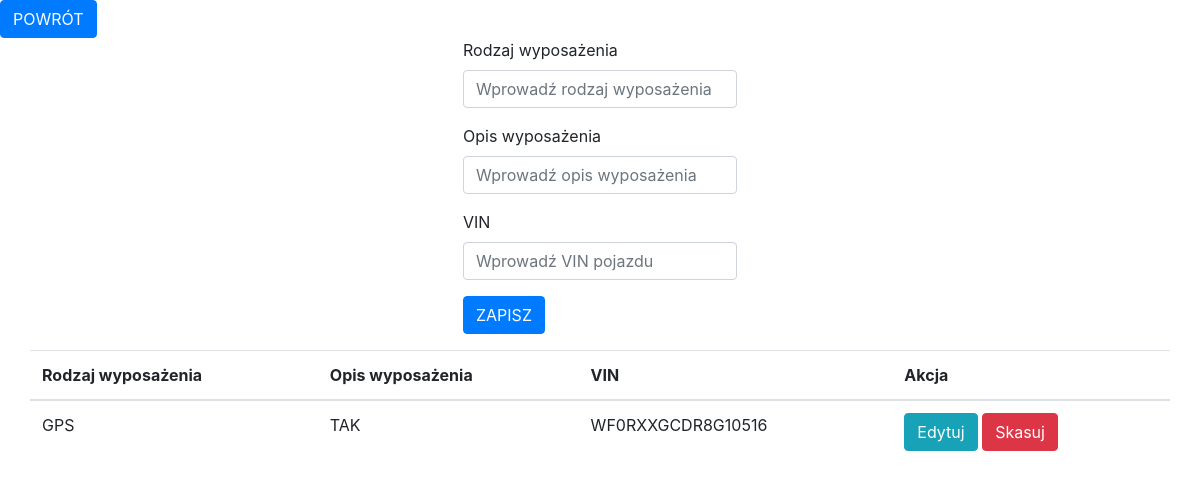
/Aplikacja/wyposazenie.php, run on an earlier commit of the app's database.
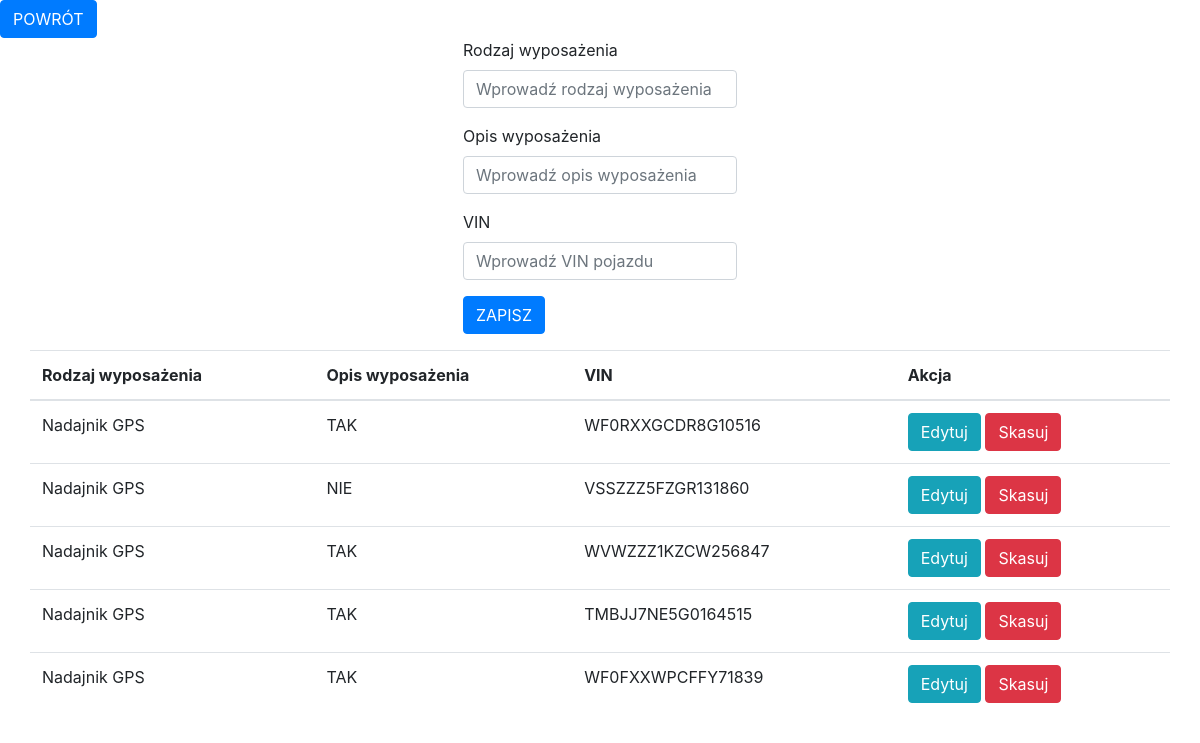
And on a later commit of the database.
### tables this page shows
CREATE TABLE `wyposazenie` (
  `rodzaj_wypos` varchar(20),
  `opis_wypos` varchar(20),
  `vin_auto` varchar(17),
  KEY `vin_dla_auta`(`vin_auto`),
  CONSTRAINT `wypos_auta_1` FOREIGN KEY (`vin_auto`) REFERENCES `samochod` (`vin`) ON UPDATE CASCADE
) DEFAULT CHARSET=utf8;

### Aplikacja/wyposazenie-przetwarzanie.php (called while the page is built, shortened)
<?php
$rodzaj_wypos = '';
$opis_wypos = '';
$vin_auto = '';
$update = false;
?>

### Aplikacja/wyposazenie.php (the view, shortened to what this page needs)
<!doctype html>
<html>
	<head>
		<link rel="stylesheet" href="https://stackpath.bootstrapcdn.com/bootstrap/4.5.0/css/bootstrap.min.css">
		</head>
	<body>
		<?php require_once 'wyposazenie-przetwarzanie.php';?>
		<a href="index.php" class="btn btn-primary">POWRÓT</a>
		<div class="row justify-content-center">
		<form action="wyposazenie-przetwarzanie.php" method="POST">
			<div class="form-group">
			<label>Rodzaj wyposażenia</label>
			<input type="text" name="rodzaj_wypos" class="form-control"
				   value="<?php echo $rodzaj_wypos; ?>" placeholder="Wprowadź rodzaj wyposażenia">
			</div>
			<div class="form-group">
			<label>Opis wyposażenia</label>
			<input type="text" name="opis_wypos" class="form-control"
				   value="<?php echo $opis_wypos; ?>" placeholder="Wprowadź opis wyposażenia">
			</div>
			<div class="form-group">
			<label>VIN</label>
			<input type="text" name="vin_auto" class="form-control"
				   value="<?php echo $vin_auto; ?>" placeholder="Wprowadź VIN pojazdu">
			</div>
			<div class="form-group">
			<?php
			if  ($update == true):
			?>
				<button type="submit" class="btn btn-info" name="edytuj">EDYTUJ</button>
			<?php
			else:
			?>
				<button type="submit" class="btn btn-primary" name="zapisz">ZAPISZ</button>
			<?php
			endif;
			?>
			</div>
		</form>
		</div>
		<div class="container">
		<?php
			$link = new mysqli("localhost", "kmindowicz", "xeefae7Ohth7", "kmindowicz_projekt") or
			die(mysqli_error($link));
			$link->query("SET NAMES 'utf8'");
			$link->query("SET CHARACTER SET utf8");
			$link->query("SET SESSION collation_connection = 'utf8_unicode_ci'");
			$tabela = $link->query("SELECT * from wyposazenie") or die($link->error);
		?>
		<div class="row justify-content-center">
			<table class="table">
				<thead>
					<tr>
						<th>Rodzaj wyposażenia</th>
						<th>Opis wyposażenia</th>
						<th>VIN</th>
						<th colspan="2">Akcja</th>
					</tr>
				</thead>
				<?php
					while($rzad = $tabela->fetch_assoc()):
				?>
				<tr>
					<td><?php echo $rzad['rodzaj_wypos']; ?></td>
					<td><?php echo $rzad['opis_wypos']; ?></td>
					<td><?php echo $rzad['vin_auto']; ?></td>
					<td>
						<a href="wyposazenie.php?edit=<?php echo $rzad['id_wyposazenia']; ?>"
						   class="btn btn-info">Edytuj</a>
						<a href="wyposazenie.php?delete=<?php echo $rzad['id_wyposazenia']; ?>"
						   class="btn btn-danger">Skasuj</a>
					</td>
				</tr>
				<?php endwhile; ?>
			</table>
		</div>
		</div>
	</body>
	</html>

What changed in the data, as far as the page shows it:
removed wyposazenie: rodzaj_wypos "GPS", opis_wypos "TAK", vin_auto "WF0RXXGCDR8G10516"
added wyposazenie: rodzaj_wypos "Nadajnik GPS", opis_wypos "TAK", vin_auto "WF0RXXGCDR8G10516"
added wyposazenie: rodzaj_wypos "Nadajnik GPS", opis_wypos "NIE", vin_auto "VSSZZZ5FZGR131860"
added wyposazenie: rodzaj_wypos "Nadajnik GPS", opis_wypos "TAK", vin_auto "WVWZZZ1KZCW256847"
added wyposazenie: rodzaj_wypos "Nadajnik GPS", opis_wypos "TAK", vin_auto "TMBJJ7NE5G0164515"
added wyposazenie: rodzaj_wypos "Nadajnik GPS", opis_wypos "TAK", vin_auto "WF0FXXWPCFFY71839"
